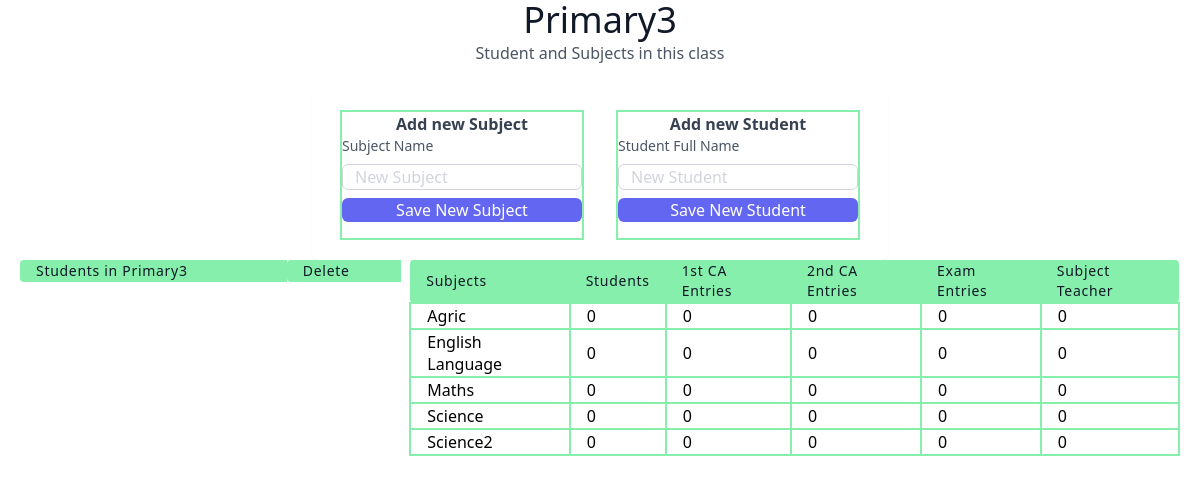
/classDetails/33/, run on the app's committed database.
### result/models.py (models this page shows, shortened)
class all_class(models.Model):
    className = models.CharField(max_length=100 , unique=True)
    section = models.ForeignKey(section, on_delete=models.SET_NULL, null=True)
    complete = models.BooleanField(default=False)
    date = models.DateTimeField(auto_now_add=True)
    class Meta:
        ordering = ['className']

class allsubject(models.Model):
    className = models.ForeignKey(all_class, related_name="subjectclass", on_delete=models.SET_NULL, null=True)
    subjectName = models.CharField(max_length=100)
    date = models.DateField(auto_now_add=True)
    class Meta:
        ordering = ['subjectName']

### result/views.py (the view, shortened to what this page needs)
# urls.py: path('classDetails/<int:pk>/', classDetails.as_view(), name='classDetails'),
class classDetails(DetailView):
    model = all_class
    context_object_name = 'all_class'
    def get(self, request,pk, *args, **kwargs):
        return render(request, 'result/classDetails.html',{'all_class': self.get_object()})

### result/templates/result/classDetails.html (shortened to what this page needs)
<script src="https://cdn.tailwindcss.com"></script>
<link rel="stylesheet" href="https://cdn.tailgrids.com/tailgrids-fallback.css" />
<section class="text-gray-600 body-font px-5">
   <div class="container px-1 mx-auto">
     <div class="flex flex-col text-center w-full">
       <h1 class="sm:text-4xl font-medium title-font text-gray-900"> {{all_class.className}} </h1>
       <p class="lg:w-2/3 mx-auto leading-relaxed text-base">Student and Subjects in this class</p>
       <br/>
     </div>
          <div class="container">
            <div class="max-w-xl p-5 mx-auto bg-white rounded-md shadow-sm">
              <div class=" grid grid-cols-2 gap-4">
               <div class="mx-2 border-2 border-green-300">
                <div class="text-center">
                  <h1 class=" font-semibold text-gray-700">Add new Subject</h1>
                </div>
                <form action="" method="POST">
                  <div class="mb-2">
                    <label for="subjectName" class="block mb-2 text-sm text-gray-600"
                      >Subject Name</label
                    >
                    <input
                      type="text"
                      name="subjectName"
                      placeholder="New Subject"
                      required
                      class="w-full px-3 placeholder-gray-300 border border-gray-300 rounded-md  focus:outline-none focus:ring focus:ring-indigo-100 focus:border-indigo-300"
                    />
                  </div>
                  <div class="mb-2">
                    <button
                      type="submit"
                      class="w-full px-2 text-white bg-indigo-500 rounded-md  focus:bg-indigo-600 focus:outline-none"
                    >
                      Save New Subject
                    </button>
                  </div>
                </form>
               </div>
              <div class="mx-2 border-2 border-green-300">
                <div class="text-center">
                  <h1 class=" font-semibold text-gray-700">Add new Student</h1>
                </div>
                <form action="" method="POST">
                  <div class="mb-2">
                    <label for="studentName"
                    class="block mb-2 text-sm text-gray-600">
                    Student Full Name </label>
                    <input
                      type="text"
                      name="studentName"
                      placeholder="New Student"
                      required
                      class="w-full px-3 placeholder-gray-300 border border-gray-300 rounded-md  focus:outline-none focus:ring focus:ring-indigo-100 focus:border-indigo-300"
                    />
                  </div>
                  <div class="mb-2">
                    <button
                      type="submit"
                      class="w-full px-2 text-white bg-indigo-500 rounded-md  focus:bg-indigo-600 focus:outline-none"
                    >
                      Save New Student
                    </button>
                  </div>
                </form>
               </div>
              </div>
            </div>
          </div>
     </div>
     <div class = "grid grid-cols-3 gap-2" >
       <div>
        <table class="table-auto w-full text-left whitespace-no-wrap">
          <thead>
            <tr  >
              <th class="px-4 title-font tracking-wider font-medium text-gray-900 text-sm bg-green-300 rounded-tl rounded-bl">
                Students in {{all_class.className}}
              </th>
              <th class="px-4 title-font tracking-wider font-medium text-gray-900 text-sm bg-green-300 rounded-tl rounded-bl">
                Delete
              </th>
            </tr>
          </thead>
        </table>
       </div>
       <div class = "col-span-2">
        <table class="table-auto w-full text-left whitespace-no-wrap ">
          <thead>
            <tr  >
              <th class="px-4 title-font tracking-wider font-medium text-gray-900 text-sm bg-green-300 rounded-tl rounded-bl">Subjects</th>
              <th class="px-4 title-font tracking-wider font-medium text-gray-900 text-sm bg-green-300">Students</th>
              <th class="px-4 title-font tracking-wider font-medium text-gray-900 text-sm bg-green-300">1st CA Entries</th>
              <th class="px-4 title-font tracking-wider font-medium text-gray-900 text-sm bg-green-300">2nd CA Entries</th>
              <th class="px-4 title-font tracking-wider font-medium text-gray-900 text-sm bg-green-300">Exam Entries</th>
              <th class="px-4 title-font tracking-wider font-medium text-gray-900 text-sm bg-green-300 rounded-tr rounded-br">Subject Teacher</th>
            </tr>
          </thead>
          <tbody>
            {% for subject in all_class.subjectclass.all %}
            <tr>
              <td class="px-4 border-2 border-green-300 hover:bg-yellow-300"> <a href="{% url 'result:subjectDetails' subject.id %}"> {{ subject.subjectName }} </a> </td>
              <td class="px-4 border-2 border-green-300">0 </td>
              <td class="px-4 border-2 border-green-300">0 </td>
              <td class="px-4 border-2 border-green-300">0 </td>
              <td class="px-4 border-2 border-green-300">0 </td>
              <td class="px-4 border-2 border-green-300">0 </td>
            </tr>
            {% endfor %}
          </tbody>
        </table>
       </div>
     </div>
 </section>

### data on the page
all_class: className "Primary3"
allsubject: subjectName "Agric"
allsubject: subjectName "English Language"
allsubject: subjectName "Maths"
allsubject: subjectName "Science"
allsubject: subjectName "Science2"
